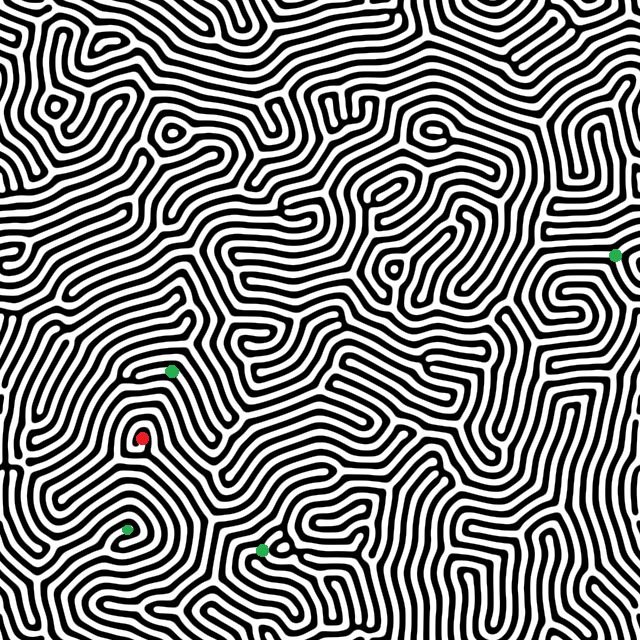
#> input picture img/turing.png, 640 x 640 px
$ python image_transformer.py
#> lines starting #> are read from the running program, lines starting #| are printed output that depends on the picture
from PIL import Image
import numpy as np


# Open the image
tur = Image.open("img/turing.png")
#> tur is the input picture: PIL image 640x640 RGBA; mean R, G, B, A 127.2, 127.3, 127.2, 255
la = Image.open("img/lab1.bmp")
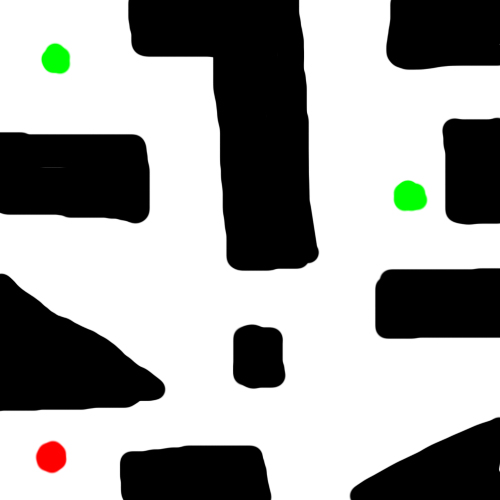
#> input picture img/lab1.bmp, 500 x 500 px
#> la is the input picture: PIL image 500x500 RGB; mean R, G, B 157.7, 158.4, 156.9

TURING = 4
LAB = 20

outTur = "img/pruebaa.bmp"
outLab = "img/prueba.bmp"

# Resize the image to a smaller size

def cambiar(image, size,out):
#> called with size = 4, out = 'img/pruebaa.bmp'
    small_image = image.resize((int(image.width / size), int(image.height / size)))
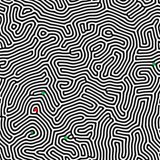
#> small_image: PIL image 160x160 RGBA; mean R, G, B, A 127.2, 127.3, 127.2, 255

    # Resize the smaller image back to its original size
    pixelated_image = small_image.resize((image.width, image.height), Image.NEAREST)
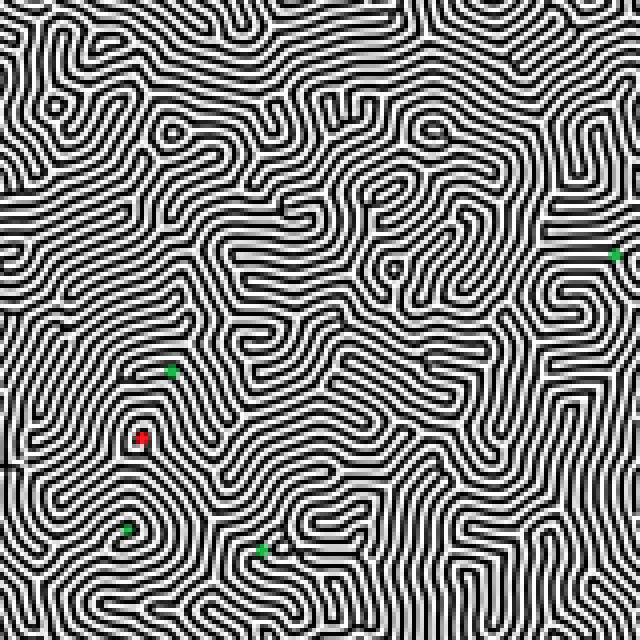
#> pixelated_image: PIL image 640x640 RGBA; mean R, G, B, A 127.2, 127.3, 127.2, 255
    pixelated_image.save(out)

def resize(image, size, out):
#> called with size = 20, out = 'img/probando.bmp'
    small_image = image.resize((int(image.width / size), int(image.height / size)))
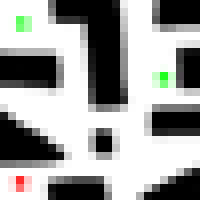
#> small_image: PIL image 25x25 RGB (shown 8 times larger); mean R, G, B 157.5, 158.3, 156.7
    print(image.width / size, image.height/size)
#| 25.0 25.0

    small_image.save(out)

cambiar(tur, TURING, outTur)
resize(la, LAB, "img/probando.bmp")
resize(tur, TURING, "img/resize_tur.bmp")
#| 160.0 160.0
#cambiar(la, LAB, outLab)
